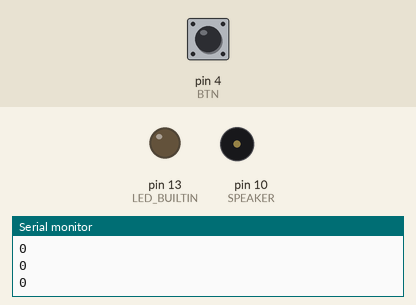
A sketch run on a simulated Arduino Uno, built with avr-gcc and run on an emulated ATmega328P. On the bench: output pins drawn as LEDs (lit = HIGH), buzzer (waves = sounding), the last lines printed to the serial monitor. The test bench sets the inputs (shaded band); at power-on: pin 4 (BTN) LOW.

Above: at 1.2 s.
1.3 s: pin 4 (BTN) pulled HIGH for 0.15 s
At 3.1 s:
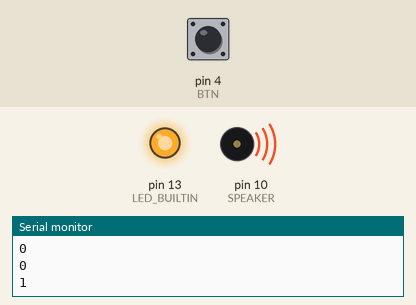
4.4 s: pin 4 (BTN) pulled HIGH for 3.2 s
10.6 s: pin 4 (BTN) pulled HIGH for 1 s
At 15.15 s:
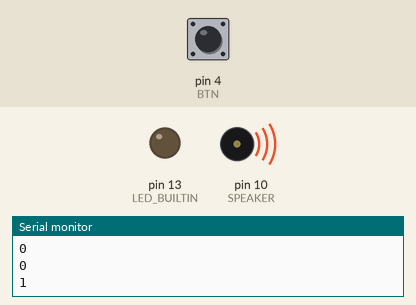
Timing chart, 0 to 16.7 s (numbered marks = the images above; inputs shaded):
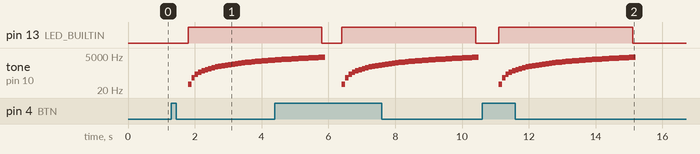

The sketch:

lab4_p_amp_a_buzzer1.ino
```cpp
#define SPEAKER 10
#define BTN 4
#define FREQ 50

int startFreq = FREQ;
int endFreq = 4000;
int btnState = 0;

void setup()
{
  Serial.begin(9600);
  pinMode(SPEAKER, OUTPUT);
  pinMode(LED_BUILTIN, OUTPUT);
  pinMode(BTN, INPUT);
}

void loop()
{
  btnState = digitalRead(BTN);
  Serial.println(btnState);
  if(btnState == HIGH) {
    delay(500);
    digitalWrite(LED_BUILTIN, HIGH);
    for(startFreq; startFreq < endFreq; startFreq += 100){
      tone(SPEAKER, startFreq);
      delay(100);
    }
    digitalWrite(LED_BUILTIN, LOW);
    delay(100);
  }
  if (startFreq > endFreq) {
    noTone(SPEAKER);
    startFreq = FREQ;
  }
}
```

Measured:
- after the input at 1.3 s, pin 13 (LED_BUILTIN): LOW → HIGH after 0.51 s; tone on pin 10 (SPEAKER): plays 50 Hz for 0.10 s, 150 Hz for 0.10 s, 250 Hz for 0.10 s, 350 Hz for 0.10 s, 450 Hz for 0.10 s, 550 Hz for 0.10 s … (26 notes in this stretch), starting after 0.51 s
- after the input at 10.6 s, pin 13 (LED_BUILTIN): LOW → HIGH after 0.51 s, → LOW 4.0 s later; tone on pin 10 (SPEAKER): plays 50 Hz for 0.10 s, 150 Hz for 0.10 s, 250 Hz for 0.10 s, 350 Hz for 0.10 s, 450 Hz for 0.10 s, 550 Hz for 0.10 s … (40 notes in this stretch), starting after 0.51 s
